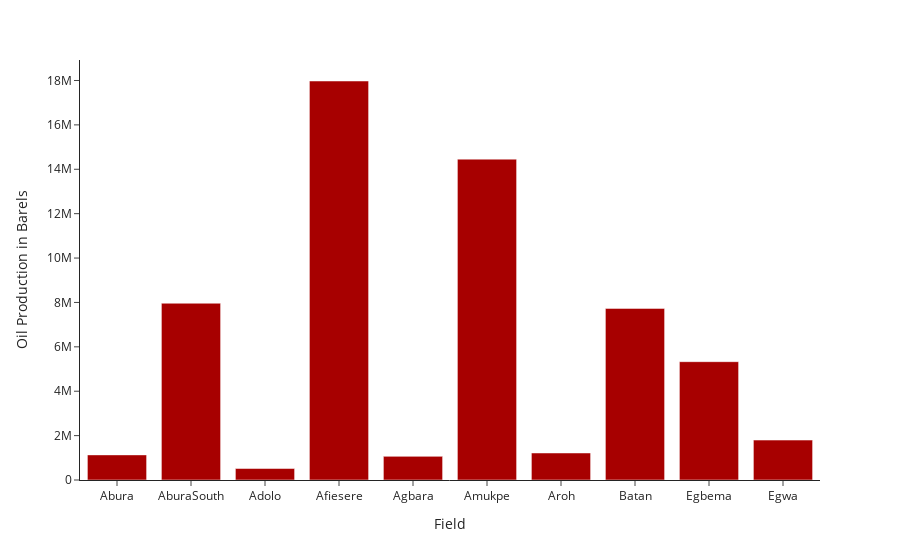

The notebook cell saved with this chart:
### Code cell
def fig_bar():
    return px.bar(oil_by_field().head(10), x='Field',y='Oil_production',color_discrete_sequence=cls,template="simple_white",
                  labels={'Oil_production': 'Oil Production in Barels','Field':'Field'})
fig_bar()

### Figure 1 — Plotly figure (JSON) as saved in the notebook; plotly's stock layout.template omitted (floating-point values rounded to 4 significant figures)
{"data": [{"alignmentgroup": "True", "hovertemplate": "Field=%{x}<br>Oil Production in Barels=%{y}<extra></extra>", "legendgroup": "", "marker": {"color": "#a70000", "pattern": {"shape": ""}}, "name": "", "offsetgroup": "", "orientation": "v", "showlegend": false, "textposition": "auto", "type": "bar", "x": ["Abura", "AburaSouth", "Adolo", "Afiesere", "Agbara", "Amukpe", "Aroh", "Batan", "Egbema", "Egwa"], "xaxis": "x", "y": [1132000.0, 7965000.0, 517400.0, 17980000.0, 1064589, 14460000.0, 1218000.0, 7732000.0, 5331000.0, 1799000.0], "yaxis": "y"}], "layout": {"barmode": "relative", "legend": {"tracegroupgap": 0}, "margin": {"t": 60}, "xaxis": {"anchor": "y", "domain": [0, 1], "title": {"text": "Field"}}, "yaxis": {"anchor": "x", "domain": [0, 1], "title": {"text": "Oil Production in Barels"}}}}
